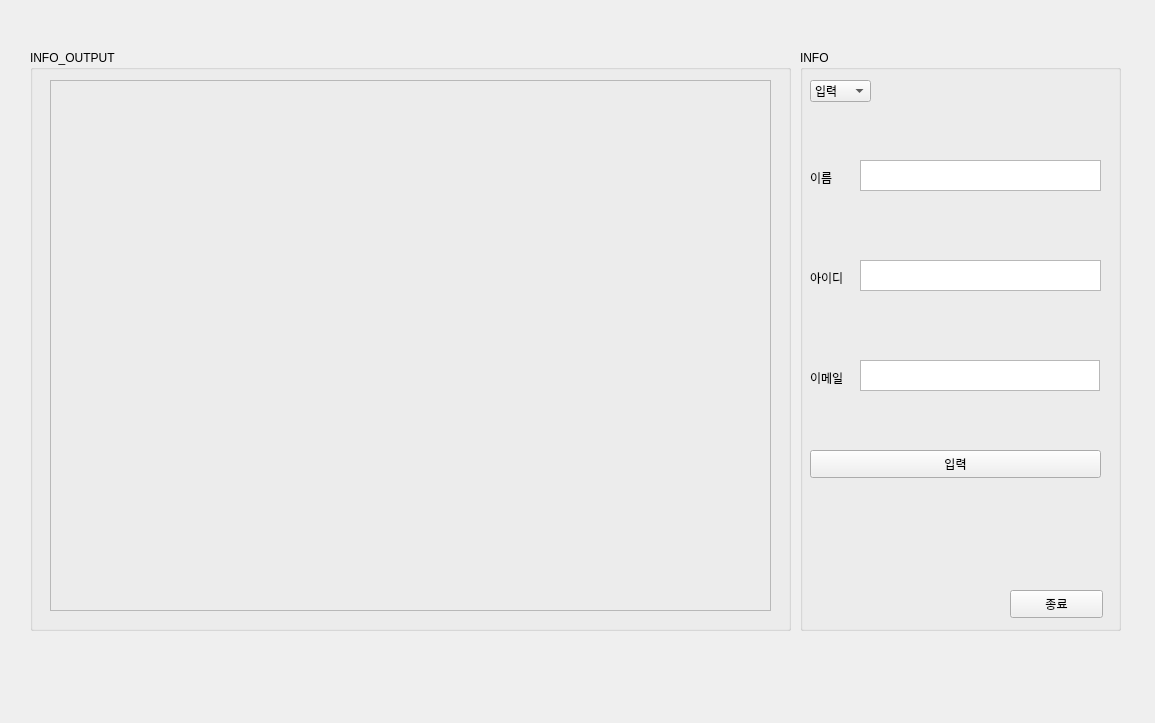
<?xml version="1.0" encoding="UTF-8"?>
<ui version="4.0">
 <class>Form</class>
 <widget class="QWidget" name="Form">
  <property name="geometry">
   <rect>
    <x>0</x>
    <y>0</y>
    <width>1155</width>
    <height>723</height>
   </rect>
  </property>
  <property name="windowTitle">
   <string>Form</string>
  </property>
  <widget class="QGroupBox" name="info_output_groupBox">
   <property name="geometry">
    <rect>
     <x>30</x>
     <y>50</y>
     <width>761</width>
     <height>581</height>
    </rect>
   </property>
   <property name="title">
    <string>INFO_OUTPUT</string>
   </property>
   <widget class="QFrame" name="info_frame">
    <property name="geometry">
     <rect>
      <x>20</x>
      <y>30</y>
      <width>721</width>
      <height>531</height>
     </rect>
    </property>
    <property name="frameShape">
     <enum>QFrame::StyledPanel</enum>
    </property>
    <property name="frameShadow">
     <enum>QFrame::Raised</enum>
    </property>
   </widget>
  </widget>
  <widget class="QGroupBox" name="info_groupBox">
   <property name="geometry">
    <rect>
     <x>800</x>
     <y>50</y>
     <width>321</width>
     <height>581</height>
    </rect>
   </property>
   <property name="title">
    <string>INFO</string>
   </property>
   <widget class="QComboBox" name="info_comboBox">
    <property name="geometry">
     <rect>
      <x>10</x>
      <y>30</y>
      <width>61</width>
      <height>22</height>
     </rect>
    </property>
    <property name="contextMenuPolicy">
     <enum>Qt::DefaultContextMenu</enum>
    </property>
    <property name="autoFillBackground">
     <bool>false</bool>
    </property>
    <item>
     <property name="text">
      <string>입력</string>
     </property>
    </item>
    <item>
     <property name="text">
      <string>검색</string>
     </property>
    </item>
    <item>
     <property name="text">
      <string>삭제</string>
     </property>
    </item>
   </widget>
   <widget class="QPushButton" name="insert_pushButton">
    <property name="geometry">
     <rect>
      <x>10</x>
      <y>400</y>
      <width>291</width>
      <height>28</height>
     </rect>
    </property>
    <property name="text">
     <string>입력</string>
    </property>
   </widget>
   <widget class="QPushButton" name="exit_pushButton">
    <property name="geometry">
     <rect>
      <x>210</x>
      <y>540</y>
      <width>93</width>
      <height>28</height>
     </rect>
    </property>
    <property name="text">
     <string>종료</string>
    </property>
   </widget>
   <widget class="QLabel" name="id_label">
    <property name="geometry">
     <rect>
      <x>10</x>
      <y>220</y>
      <width>45</width>
      <height>16</height>
     </rect>
    </property>
    <property name="text">
     <string>아이디</string>
    </property>
   </widget>
   <widget class="QTextEdit" name="id_textEdit">
    <property name="geometry">
     <rect>
      <x>60</x>
      <y>210</y>
      <width>241</width>
      <height>31</height>
     </rect>
    </property>
   </widget>
   <widget class="QLabel" name="email_label">
    <property name="geometry">
     <rect>
      <x>10</x>
      <y>320</y>
      <width>45</width>
      <height>16</height>
     </rect>
    </property>
    <property name="text">
     <string>이메일</string>
    </property>
   </widget>
   <widget class="QTextEdit" name="email_textEdit">
    <property name="geometry">
     <rect>
      <x>60</x>
      <y>310</y>
      <width>240</width>
      <height>31</height>
     </rect>
    </property>
   </widget>
   <widget class="QTextEdit" name="name_textEdit">
    <property name="geometry">
     <rect>
      <x>60</x>
      <y>110</y>
      <width>241</width>
      <height>31</height>
     </rect>
    </property>
   </widget>
   <widget class="QLabel" name="name_label">
    <property name="geometry">
     <rect>
      <x>10</x>
      <y>120</y>
      <width>40</width>
      <height>16</height>
     </rect>
    </property>
    <property name="text">
     <string>이름</string>
    </property>
   </widget>
  </widget>
 </widget>
 <resources/>
 <connections>
  <connection>
   <sender>exit_pushButton</sender>
   <signal>clicked()</signal>
   <receiver>Form</receiver>
   <slot>close()</slot>
   <hints>
    <hint type="sourcelabel">
     <x>1024</x>
     <y>601</y>
    </hint>
    <hint type="destinationlabel">
     <x>758</x>
     <y>667</y>
    </hint>
   </hints>
  </connection>
 </connections>
</ui>
